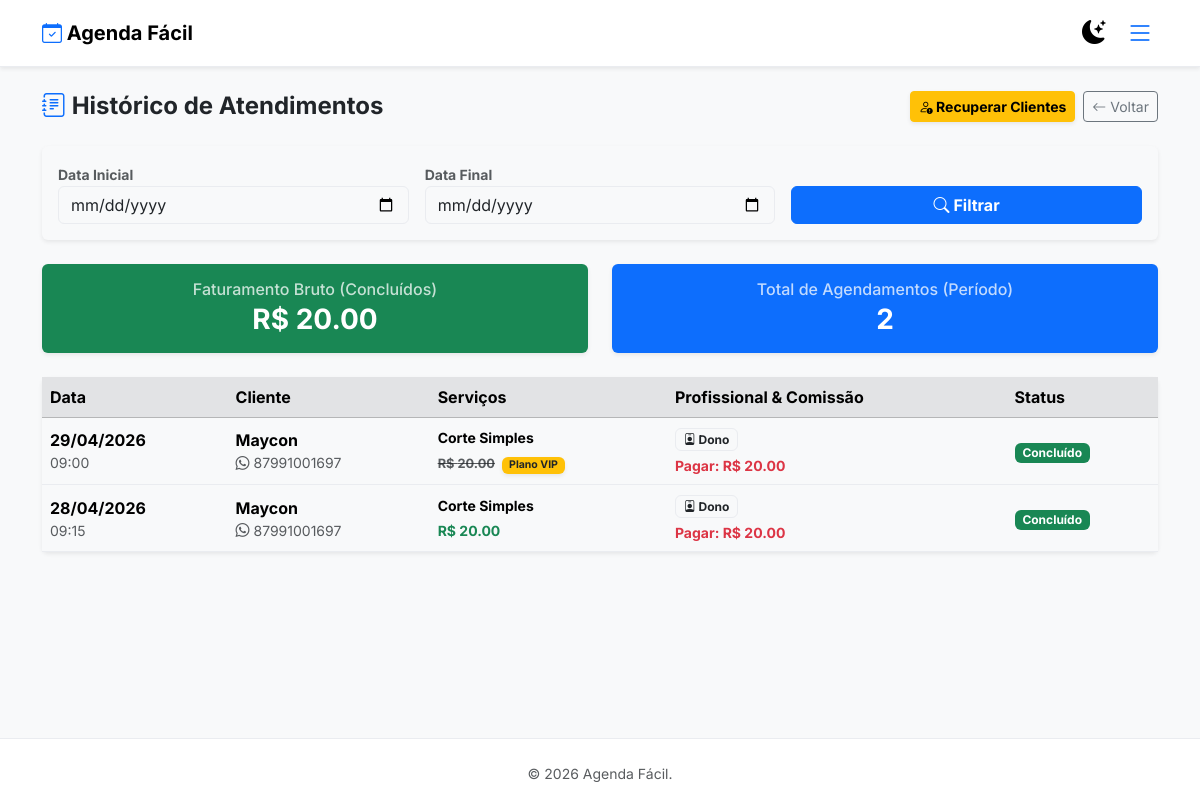
Before: /admin/historico (signed in) with the older database file.
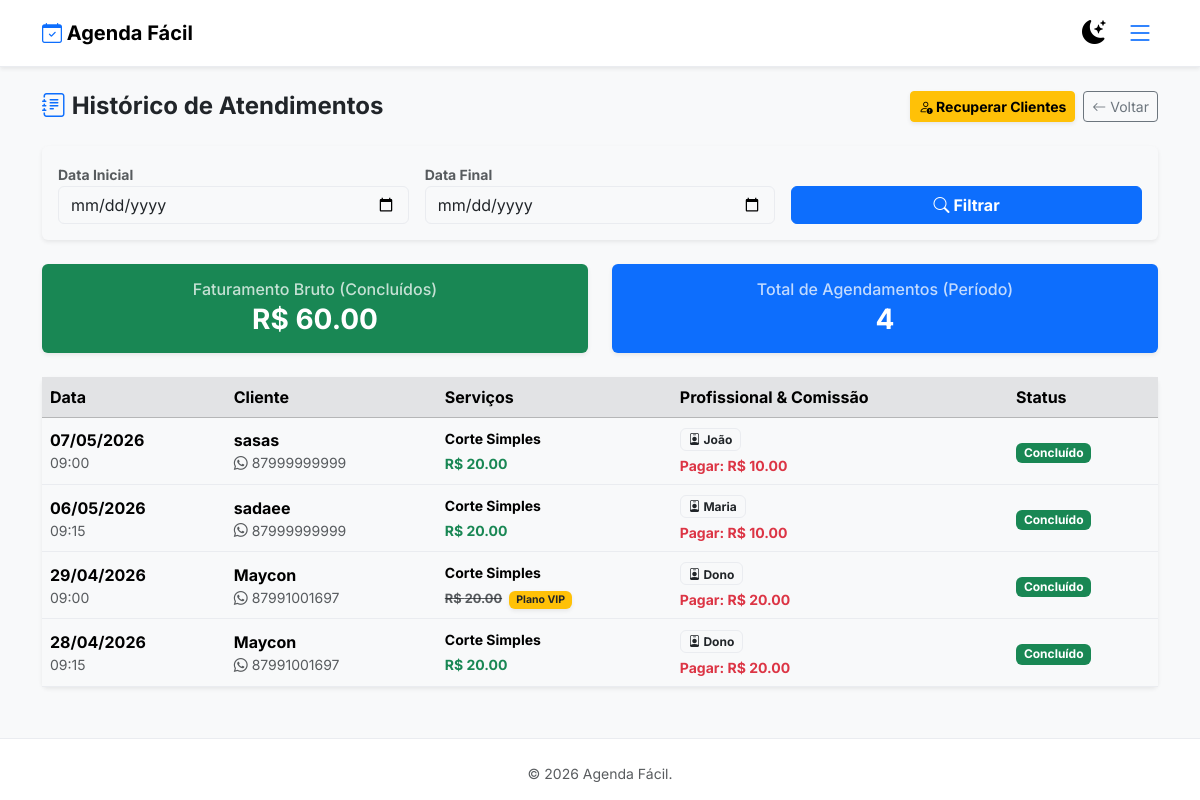
After: the same page with the newer database file.
### app.py (models this page shows, shortened)
class Appointment(db.Model):
    __tablename__ = 'appointments'
    id = db.Column(db.Integer, primary_key=True)
    client_name = db.Column(db.String(150), nullable=False)
    client_phone = db.Column(db.String(20), nullable=False)
    client_email = db.Column(db.String(120), nullable=False)
    appointment_date = db.Column(db.Date, nullable=False)
    appointment_time = db.Column(db.Time, nullable=False)
    notified = db.Column(db.Boolean, default=False)
    total_duration = db.Column(db.Integer, default=0, nullable=False)
    total_price = db.Column(db.Float, default=0.0, nullable=False)
    establishment_id = db.Column(db.Integer, db.ForeignKey('establishments.id'), nullable=False)
    status = db.Column(db.String(20), default='pendente')
    professional_id = db.Column(db.Integer, db.ForeignKey('professionals.id'), nullable=True)
    commission_value = db.Column(db.Float, default=0.0)
    rating = db.Column(db.Integer, nullable=True)
    services = db.relationship('Service', secondary=appointment_services, lazy='subquery', backref=db.backref('appointments', lazy=True))
    edit_token = db.Column(db.String(100), unique=True, nullable=True)
    @property
    def service_names(self):
        return " + ".join([s.name for s in self.services])

class Service(db.Model):
    __tablename__ = 'services'
    id = db.Column(db.Integer, primary_key=True)
    name = db.Column(db.String(100), nullable=False)
    duration = db.Column(db.Integer, nullable=False)
    price = db.Column(db.Float, nullable=False, default=0.0)
    establishment_id = db.Column(db.Integer, db.ForeignKey('establishments.id'), nullable=False)
    category_id = db.Column(db.Integer, db.ForeignKey('categories.id'), nullable=True)
    is_combo = db.Column(db.Boolean, default=False)
    original_price = db.Column(db.Float, nullable=True)
    is_club_included = db.Column(db.Boolean, default=False)
    is_hidden = db.Column(db.Boolean, default=False)

class Professional(db.Model):
    __tablename__ = 'professionals'
    id = db.Column(db.Integer, primary_key=True)
    name = db.Column(db.String(100), nullable=False)
    commission_rate = db.Column(db.Float, default=0.0)
    is_active = db.Column(db.Boolean, default=True)
    establishment_id = db.Column(db.Integer, db.ForeignKey('establishments.id'), nullable=False)
    appointments = db.relationship('Appointment', backref='professional', lazy=True)

### app.py (the view)
@app.route('/admin/historico')
@login_required
def historico_atendimentos():
    if not current_user.establishment.has_access: return redirect(url_for('planos'))
    est = current_user.establishment
    start_date_str = request.args.get('start_date'); end_date_str = request.args.get('end_date')
    query = Appointment.query.filter_by(establishment_id=est.id)
    if start_date_str:
        try: start_date = datetime.strptime(start_date_str, '%Y-%m-%d').date(); query = query.filter(Appointment.appointment_date >= start_date)
        except: pass
    if end_date_str:
        try: end_date = datetime.strptime(end_date_str, '%Y-%m-%d').date(); query = query.filter(Appointment.appointment_date <= end_date)
        except: pass
    appts = query.order_by(Appointment.appointment_date.desc(), Appointment.appointment_time.desc()).all()
    total_revenue = sum(a.total_price for a in appts if a.status in ['concluido', 'arquivado'])
    total_appts = len(appts)
    return render_template('historico.html', appointments=appts, establishment=est, start_date=start_date_str, end_date=end_date_str, total_revenue=total_revenue, total_appts=total_appts)

### app.py (called while the page is built)
@login_manager.user_loader
def load_user(user_id): return Admin.query.get(int(user_id))

    @property
    def has_access(self):
        if self.is_active: return True
        if self.trial_ends and get_now_brazil() < self.trial_ends: return True
        return False

### templates/historico.html (shortened to what this page needs)
{% extends 'layout.html' %}
{% block content %}
<div class="container py-4">
    <div class="d-flex justify-content-between align-items-center mb-4">
        <h2 class="h4 mb-0 fw-bold"><i class="bi bi-journal-text text-primary"></i> Histórico de Atendimentos</h2>
        <div class="d-flex gap-2">
            {% if establishment.plan_type == 'gestao' %}
                <button class="btn btn-warning btn-sm fw-bold shadow-sm" onclick="abrirModalInativos()">
                    <i class="bi bi-person-exclamation"></i> Recuperar Clientes
                </button>
            {% endif %}
            <a href="{{ url_for('admin_dashboard') }}" class="btn btn-outline-secondary btn-sm"><i class="bi bi-arrow-left"></i> Voltar</a>
        </div>
    </div>
    <div class="card shadow-sm border-0 mb-4 bg-body-tertiary">
        <div class="card-body">
            <form method="GET" action="{{ url_for('historico_atendimentos') }}" class="row g-3 align-items-end">
                <div class="col-md-4">
                    <label class="small fw-bold text-muted">Data Inicial</label>
                    <input type="date" name="start_date" class="form-control" value="{{ start_date or '' }}">
                </div>
                <div class="col-md-4">
                    <label class="small fw-bold text-muted">Data Final</label>
                    <input type="date" name="end_date" class="form-control" value="{{ end_date or '' }}">
                </div>
                <div class="col-md-4">
                    <button class="btn btn-primary w-100 fw-bold"><i class="bi bi-search"></i> Filtrar</button>
                </div>
            </form>
        </div>
    </div>
    <div class="row mb-4">
        <div class="col-md-6">
            <div class="card border-0 shadow-sm bg-success text-white">
                <div class="card-body text-center">
                    <h6 class="mb-1 opacity-75">Faturamento Bruto (Concluídos)</h6>
                    <h3 class="mb-0 fw-bold">R$ {{ "%.2f"|format(total_revenue) }}</h3>
                </div>
            </div>
        </div>
        <div class="col-md-6 mt-3 mt-md-0">
            <div class="card border-0 shadow-sm bg-primary text-white">
                <div class="card-body text-center">
                    <h6 class="mb-1 opacity-75">Total de Agendamentos (Período)</h6>
                    <h3 class="mb-0 fw-bold">{{ total_appts }}</h3>
                </div>
            </div>
        </div>
    </div>
    <div class="card shadow-sm border-0">
        <div class="card-body p-0 table-responsive">
            <table class="table table-hover align-middle mb-0">
                <thead class="table-secondary">
                    <tr>
                        <th>Data</th>
                        <th>Cliente</th>
                        <th>Serviços</th>
                        <th>Profissional & Comissão</th>
                        <th>Status</th>
                    </tr>
                </thead>
                <tbody>
                    {% for a in appointments %}
                    <tr>
                        <td>
                            <div class="fw-bold text-body-emphasis">{{ a.appointment_date.strftime('%d/%m/%Y') }}</div>
                            <div class="small text-muted">{{ a.appointment_time.strftime('%H:%M') }}</div>
                        </td>
                        <td>
                            <div class="fw-bold">{{ a.client_name }}</div>
                            <div class="small text-muted"><i class="bi bi-whatsapp"></i> {{ a.client_phone }}</div>
                        </td>
                        <td>
                            <div class="small fw-bold mb-1">{{ a.service_names }}</div>
                            {% set valor_real = a.services | sum(attribute='price') %}
                            <div class="text-success fw-bold small">
                                {% if a.total_price < valor_real %}
                                    <span class="text-muted text-decoration-line-through me-1" style="font-size: 0.8rem;">R$ {{ "%.2f"|format(valor_real) }}</span>
                                    {% if a.total_price == 0 %}
                                        <span class="badge bg-warning text-dark shadow-sm">Plano VIP</span>
                                    {% else %}
                                        R$ {{ "%.2f"|format(a.total_price) }}
                                    {% endif %}
                                {% else %}
                                    R$ {{ "%.2f"|format(a.total_price) }}
                                {% endif %}
                            </div>
                        </td>
                        <td>
                            {% if establishment.plan_type == 'gestao' and a.professional %}
                                <div class="badge bg-light border text-dark mb-1"><i class="bi bi-person-badge"></i> {{ a.professional.name }}</div>
                                {% if a.status in ['concluido', 'arquivado'] and a.commission_value > 0 %}
                                    <div class="text-danger small fw-bold" title="Valor a repassar ao profissional">Pagar: R$ {{ "%.2f"|format(a.commission_value) }}</div>
                                {% endif %}
                            {% else %}
                                <span class="text-muted small">-</span>
                            {% endif %}
                        </td>
                        <td>
                            {% if a.status in ['concluido', 'arquivado'] %}
                                <span class="badge bg-success">Concluído</span>
                            {% elif a.status == 'falta' %}
                                <span class="badge bg-danger">Falta (No-show)</span>
                            {% elif a.status == 'cancelado' %}
                                <span class="badge bg-secondary">Cancelado</span>
                            {% else %}
                                <span class="badge bg-warning text-dark">Pendente</span>
                            {% endif %}
                        </td>
                    </tr>
                    {% else %}
                    <tr><td colspan="5" class="text-center py-4 text-muted">Nenhum agendamento encontrado no período.</td></tr>
                    {% endfor %}
                </tbody>
            </table>
        </div>
    </div>
</div>
{% endblock %}

### templates/layout.html (shortened to what this page needs)
<!DOCTYPE html>
<html lang="pt-br">
<head>
    <link href="https://cdn.jsdelivr.net/npm/bootstrap@5.3.3/dist/css/bootstrap.min.css" rel="stylesheet">
    <link rel="stylesheet" href="https://cdn.jsdelivr.net/npm/bootstrap-icons@1.11.3/font/bootstrap-icons.min.css">
</head>
<body>
    <nav class="navbar navbar-expand-lg border-bottom shadow-sm sticky-top py-2 bg-body">
        <div class="container">
            <a class="navbar-brand fw-bold text-body-emphasis" href="{{ url_for('index') }}">
                <i class="bi bi-calendar-check text-primary"></i> Agenda Fácil
            </a>
            <div class="d-flex align-items-center ms-auto gap-3">
                <button class="btn btn-link p-0 border-0 shadow-none text-body-emphasis" onclick="toggleTheme()" title="Mudar Tema">
                    <i class="bi bi-moon-stars-fill fs-4" id="theme-icon"></i>
                </button>
                {% if current_user.is_authenticated %}
                    <button class="btn btn-outline-primary border-0 p-1" type="button" data-bs-toggle="offcanvas" data-bs-target="#sidebarMenu">
                        <i class="bi bi-list fs-3"></i>
                    </button>
                {% endif %}
            </div>
        </div>
    </nav>
    <main class="container-fluid p-0">
        {% block content %}{% endblock %}
    </main>
    <footer class="bg-body border-top pt-4 pb-3 mt-auto">
        <div class="container text-center">
            <p class="text-muted small mb-0">© 2026 Agenda Fácil.</p>
        </div>
    </footer>
</body>
</html>

### templates/layout.html (style rules this page uses)
body { font-family: 'Inter', sans-serif; display: flex; flex-direction: column; min-height: 100vh; }
a { text-decoration: none; }
main { flex: 1; }
body, .navbar, .card, .offcanvas { transition: background-color 0.3s ease, color 0.3s ease, border-color 0.3s ease; }
[data-bs-theme="light"] { --bs-body-bg: #f8f9fa; --bs-card-bg: #ffffff; --bs-border-color: #eaecf0; --bs-tertiary-bg: #f1f3f5; }

Changed rows visible on the page:
added Appointment: appointment_date "07/05/2026", appointment_time "09:00", client_name "sasas", client_phone "87999999999", service_names "Corte Simples", total_price "20.00", professional.name "João", commission_value "10.00", status "Concluído"
added Appointment: appointment_date "06/05/2026", appointment_time "09:15", client_name "sadaee", client_phone "87999999999", service_names "Corte Simples", total_price "20.00", professional.name "Maria", commission_value "10.00", status "Concluído"
Other visible differences:
{{ "%.2f"|format(total_revenue) }}: "20.00" → "60.00"
{{ total_appts }}: "2" → "4"
